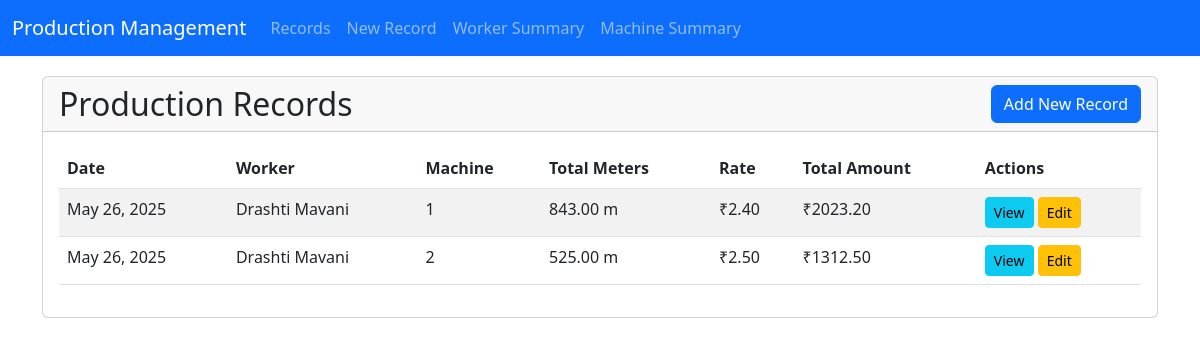
Screenshot of /production/records/ (signed in) with the database file from the repository.
### production/models.py (models this page shows, shortened)
class WorkerProduction(models.Model):
    MACHINE_CHOICES = [(i, f'Machine {i}') for i in range(1, 193)]
    name = models.CharField(max_length=100, verbose_name="Worker Name")
    machine_no = models.IntegerField(
        choices=MACHINE_CHOICES,
        validators=[MinValueValidator(1), MaxValueValidator(192)],
        verbose_name="Machine Number"
    )
    date = models.DateField(verbose_name="Date")
    day_1_meter = models.DecimalField(max_digits=10, decimal_places=2, default=0, verbose_name="Day 1 Meter")
    day_2_meter = models.DecimalField(max_digits=10, decimal_places=2, default=0, verbose_name="Day 2 Meter")
    day_3_meter = models.DecimalField(max_digits=10, decimal_places=2, default=0, verbose_name="Day 3 Meter")
    day_4_meter = models.DecimalField(max_digits=10, decimal_places=2, default=0, verbose_name="Day 4 Meter")
    day_5_meter = models.DecimalField(max_digits=10, decimal_places=2, default=0, verbose_name="Day 5 Meter")
    day_6_meter = models.DecimalField(max_digits=10, decimal_places=2, default=0, verbose_name="Day 6 Meter")
    day_7_meter = models.DecimalField(max_digits=10, decimal_places=2, default=0, verbose_name="Day 7 Meter")
    day_8_meter = models.DecimalField(max_digits=10, decimal_places=2, default=0, verbose_name="Day 8 Meter")
    day_9_meter = models.DecimalField(max_digits=10, decimal_places=2, default=0, verbose_name="Day 9 Meter")
    day_10_meter = models.DecimalField(max_digits=10, decimal_places=2, default=0, verbose_name="Day 10 Meter")
    day_11_meter = models.DecimalField(max_digits=10, decimal_places=2, default=0, verbose_name="Day 11 Meter")
    day_12_meter = models.DecimalField(max_digits=10, decimal_places=2, default=0, verbose_name="Day 12 Meter")
    day_13_meter = models.DecimalField(max_digits=10, decimal_places=2, default=0, verbose_name="Day 13 Meter")
    day_14_meter = models.DecimalField(max_digits=10, decimal_places=2, default=0, verbose_name="Day 14 Meter")
    day_15_meter = models.DecimalField(max_digits=10, decimal_places=2, default=0, verbose_name="Day 15 Meter")
    rate_per_meter = models.DecimalField(
        max_digits=10,
        decimal_places=2,
        default=0,
        verbose_name="Rate Per Meter"
    )
    total_meter = models.DecimalField(
        max_digits=15,
        decimal_places=2,
        default=0,
        verbose_name="Total Meter (15 days)"
    )
    total_rate = models.DecimalField(
        max_digits=15,
        decimal_places=2,
        default=0,
        verbose_name="Total Rate (15 days)"
    )
    avg_meter_per_day = models.DecimalField(
        max_digits=10,
        decimal_places=2,
        default=0,
        verbose_name="Average Meter Per Day"
    )
    created_at = models.DateTimeField(auto_now_add=True)
    updated_at = models.DateTimeField(auto_now=True)
    class Meta:
        verbose_name = "Worker Production Record"
        verbose_name_plural = "Worker Production Records"
        unique_together = ['name', 'machine_no', 'date']
        ordering = ['-date', 'name', 'machine_no']

### production/views.py (the view)
# urls.py: path('records/', views.record_list, name='record_list'),
@login_required
def record_list(request):
    records = WorkerProduction.objects.all().order_by('-date', 'name')
    paginator = Paginator(records, 25)  # Show 25 records per page
    page_number = request.GET.get('page')
    page_obj = paginator.get_page(page_number)
    return render(request, 'production/record_list.html', {'page_obj': page_obj})

### production/templates/production/record_list.html (shortened to what this page needs)
{% extends 'production/base.html' %}
{% block content %}
<div class="container">
    <div class="card">
        <div class="card-header d-flex justify-content-between align-items-center">
            <h2 class="card-title mb-0">Production Records</h2>
            <a href="{% url 'production:record_create' %}" class="btn btn-primary">Add New Record</a>
        </div>
        <div class="card-body">
            <div class="table-responsive">
                <table class="table table-striped">
                    <thead>
                        <tr>
                            <th>Date</th>
                            <th>Worker</th>
                            <th>Machine</th>
                            <th>Total Meters</th>
                            <th>Rate</th>
                            <th>Total Amount</th>
                            <th>Actions</th>
                        </tr>
                    </thead>
                    <tbody>
                        {% for record in page_obj %}
                        <tr>
                            <td>{{ record.date }}</td>
                            <td>{{ record.name }}</td>
                            <td>{{ record.machine_no }}</td>
                            <td>{{ record.total_meter|floatformat:2 }} m</td>
                            <td>₹{{ record.rate_per_meter|floatformat:2 }}</td>
                            <td>₹{{ record.total_rate|floatformat:2 }}</td>
                            <td>
                                <a href="{% url 'production:record_detail' record.pk %}" class="btn btn-sm btn-info">View</a>
                                <a href="{% url 'production:record_edit' record.pk %}" class="btn btn-sm btn-warning">Edit</a>
                            </td>
                        </tr>
                        {% empty %}
                        <tr>
                            <td colspan="7" class="text-center">No records found.</td>
                        </tr>
                        {% endfor %}
                    </tbody>
                </table>
            </div>
        </div>
    </div>
</div>
{% endblock %}

### rows the page displays
WorkerProduction: date "May 26, 2025", name "Drashti Mavani", machine_no "1", total_meter "843.00", rate_per_meter "2.40", total_rate "2023.20"
WorkerProduction: date "May 26, 2025", name "Drashti Mavani", machine_no "2", total_meter "525.00", rate_per_meter "2.50", total_rate "1312.50"
